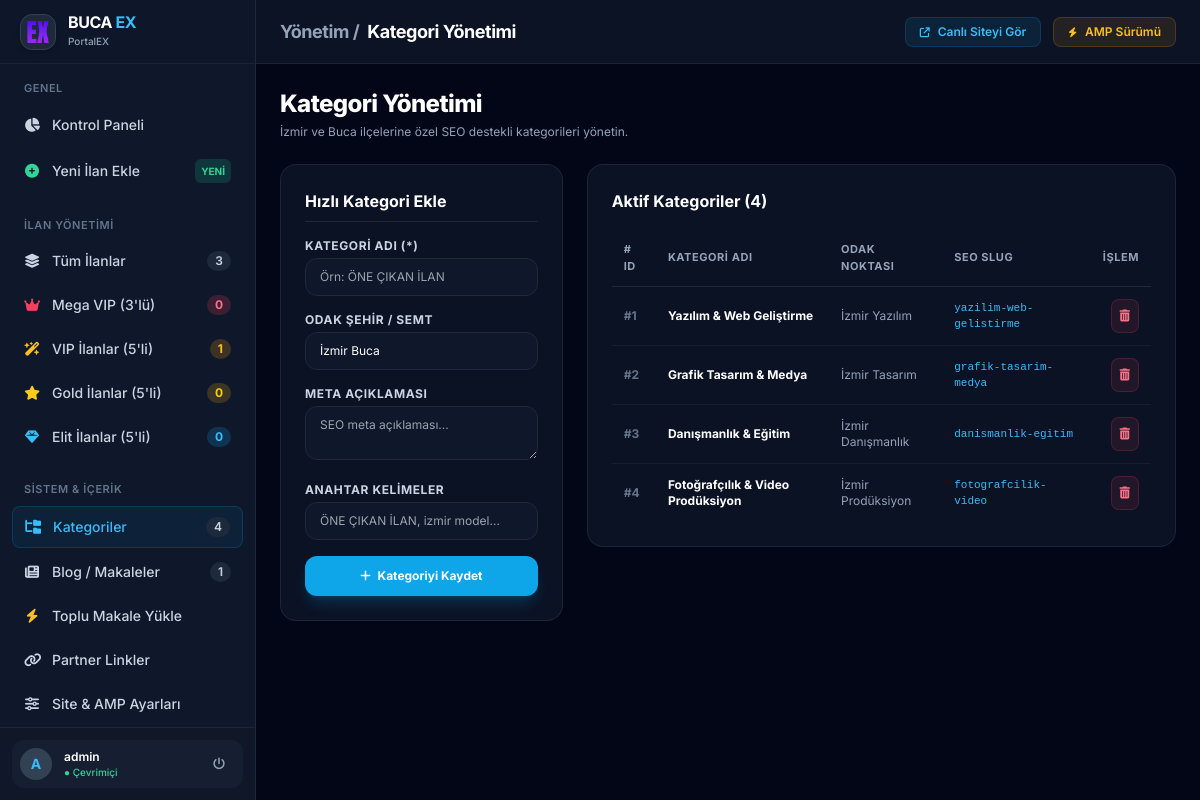
Screenshot of /admin/kategoriler.php (signed in) with the database file from the repository.
### tables this page shows
CREATE TABLE `kategori` (
  `id` INT NOT NULL AUTO_INCREMENT,
  `baslik` VARCHAR(255) NOT NULL,
  `seo` VARCHAR(255) NOT NULL,
  `odak` VARCHAR(255) DEFAULT 'İzmir',
  `meta` TEXT,
  `anahtar` TEXT,
  `aciklama` TEXT,
  PRIMARY KEY (`id`),
  KEY `idx_kat_seo` (`seo`)
);

### admin/kategoriler.php (the view, shortened to what this page needs)
<?php
require_once('header.php');
$kategoriler = $conn->query("SELECT * FROM kategori ORDER BY id ASC")->fetchAll(PDO::FETCH_ASSOC);
?>
<div class="mb-6 flex flex-col md:flex-row md:items-center justify-between gap-4">
    <div>
        <h2 class="text-2xl font-extrabold text-white tracking-tight">Kategori Yönetimi</h2>
        <p class="text-xs text-slate-400 mt-1">İzmir ve Buca ilçelerine özel SEO destekli kategorileri yönetin.</p>
    </div>
</div>
<div class="grid grid-cols-1 lg:grid-cols-3 gap-6">
    <div class="lg:col-span-1">
        <form method="POST" action="" class="glass-panel p-6 rounded-2xl space-y-4">
            <h3 class="text-base font-bold text-white mb-2 pb-2 border-b border-slate-800">Hızlı Kategori Ekle</h3>
            <div>
                <label class="block text-xs font-bold text-slate-300 uppercase tracking-wider mb-1">Kategori Adı (*)</label>
                <input type="text" name="baslik" required placeholder="Örn: ÖNE ÇIKAN İLAN" class="w-full px-3.5 py-2.5 bg-slate-900 border border-slate-800 rounded-xl text-xs text-white focus:outline-none focus:border-sky-500">
            </div>
            <div>
                <label class="block text-xs font-bold text-slate-300 uppercase tracking-wider mb-1">Odak Şehir / Semt</label>
                <input type="text" name="odak" value="İzmir Buca" class="w-full px-3.5 py-2.5 bg-slate-900 border border-slate-800 rounded-xl text-xs text-white focus:outline-none focus:border-sky-500">
            </div>
            <div>
                <label class="block text-xs font-bold text-slate-300 uppercase tracking-wider mb-1">Meta Açıklaması</label>
                <textarea name="meta" rows="2" placeholder="SEO meta açıklaması..." class="w-full px-3.5 py-2.5 bg-slate-900 border border-slate-800 rounded-xl text-xs text-white focus:outline-none focus:border-sky-500"></textarea>
            </div>
            <div>
                <label class="block text-xs font-bold text-slate-300 uppercase tracking-wider mb-1">Anahtar Kelimeler</label>
                <input type="text" name="anahtar" placeholder="ÖNE ÇIKAN İLAN, izmir model..." class="w-full px-3.5 py-2.5 bg-slate-900 border border-slate-800 rounded-xl text-xs text-white focus:outline-none focus:border-sky-500">
            </div>
            <button type="submit" name="ekle" class="w-full py-3 bg-sky-500 hover:bg-sky-400 text-white font-bold text-xs rounded-xl shadow-lg shadow-sky-500/20 transition-all">
                <i class="fa-solid fa-plus mr-1"></i> Kategoriyi Kaydet
            </button>
        </form>
    </div>
    <div class="lg:col-span-2">
        <div class="glass-panel p-6 rounded-2xl">
            <h3 class="text-base font-bold text-white mb-4">Aktif Kategoriler (<?= count($kategoriler); ?>)</h3>
            <div class="overflow-x-auto">
                <table class="w-full text-left border-collapse">
                    <thead>
                        <tr class="border-b border-slate-800 text-[11px] font-bold text-slate-400 uppercase tracking-wider">
                            <th class="py-3 px-3"># ID</th>
                            <th class="py-3 px-3">Kategori Adı</th>
                            <th class="py-3 px-3">Odak Noktası</th>
                            <th class="py-3 px-3">SEO Slug</th>
                            <th class="py-3 px-3 text-right">İşlem</th>
                        </tr>
                    </thead>
                    <tbody class="divide-y divide-slate-800/60 text-xs">
                        <?php foreach($kategoriler as $kat): ?>
                        <tr class="hover:bg-slate-800/40 transition-colors">
                            <td class="py-3 px-3 font-bold text-slate-500">#<?= $kat['id']; ?></td>
                            <td class="py-3 px-3 font-bold text-white"><?= htmlspecialchars($kat['baslik']); ?></td>
                            <td class="py-3 px-3 text-slate-400"><?= htmlspecialchars($kat['odak'] ?: 'İzmir Buca'); ?></td>
                            <td class="py-3 px-3 text-sky-400 font-mono text-[11px]"><?= htmlspecialchars($kat['seo']); ?></td>
                            <td class="py-3 px-3 text-right">
                                <a href="kategoriler.php?sil=<?= $kat['id']; ?>" onclick="return confirm('Bu kategoriyi silmek istediğinizden emin misiniz?')" class="p-2 rounded-lg bg-rose-500/10 hover:bg-rose-500/20 text-rose-400 border border-rose-500/20 transition-all inline-flex items-center" title="Sil">
                                    <i class="fa-solid fa-trash-can text-xs"></i>
                                </a>
                            </td>
                        </tr>
                        <?php endforeach; ?>
                    </tbody>
                </table>
            </div>
        </div>
    </div>
</div>
<?php require_once('footer.php'); ?>

### admin/header.php (style rules this page uses)
body { font-family: 'Inter', sans-serif; }
.glass-panel { background: rgba(15, 23, 42, 0.75); backdrop-filter: blur(12px); border: 1px solid rgba(255, 255, 255, 0.08); }

### rows the page displays
kategori: id "1", baslik "Yazılım & Web Geliştirme", odak "İzmir Yazılım", seo "yazilim-web-gelistirme"
kategori: id "2", baslik "Grafik Tasarım & Medya", odak "İzmir Tasarım", seo "grafik-tasarim-medya"
kategori: id "3", baslik "Danışmanlık & Eğitim", odak "İzmir Danışmanlık", seo "danismanlik-egitim"
kategori: id "4", baslik "Fotoğrafçılık & Video Prodüksiyon", odak "İzmir Prodüksiyon", seo "fotografcilik-video"

### other values shown
$stats['total_ilan'] "3"
$stats['mega_count'] "0"
$stats['vip_count'] "1"
$stats['gold_count'] "0"
$stats['elit_count'] "0"
$kat_count "4"
$blog_count "1"
substr($_SESSION['site_user'] ?? 'A', 0, 1) "A"
$_SESSION['site_user'] "admin"
count($kategoriler) "4"
